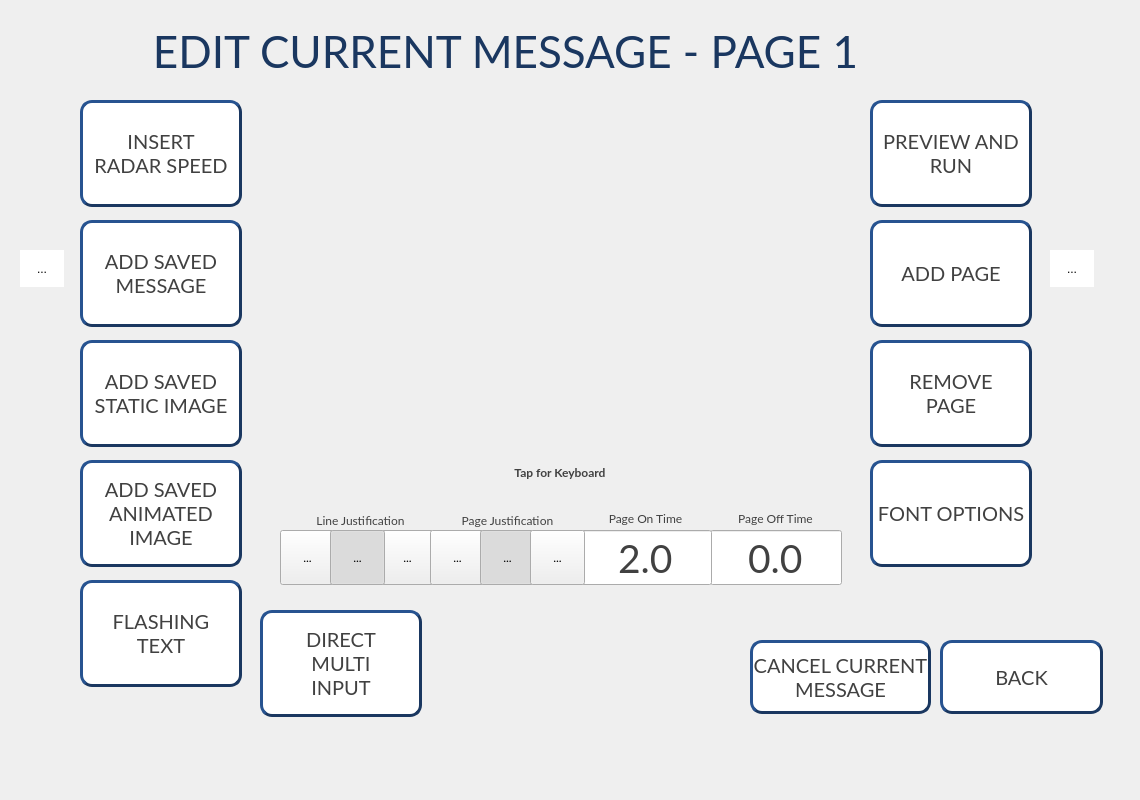
<?xml version="1.0" encoding="UTF-8"?>
<ui version="4.0">
 <class>HNS_Message_Edit_Screen</class>
 <widget class="QWidget" name="HNS_Message_Edit_Screen">
  <property name="geometry">
   <rect>
    <x>0</x>
    <y>0</y>
    <width>1140</width>
    <height>800</height>
   </rect>
  </property>
  <property name="windowTitle">
   <string>Form</string>
  </property>
  <widget class="QPushButton" name="PB_Edit_AddStaticImage">
   <property name="geometry">
    <rect>
     <x>80</x>
     <y>340</y>
     <width>162</width>
     <height>107</height>
    </rect>
   </property>
   <property name="font">
    <font>
     <family>Lato</family>
     <pointsize>15</pointsize>
    </font>
   </property>
   <property name="styleSheet">
    <string notr="true">background-color:#FFFFFF;color:#414141;border-style:outset;border-width:3px;border-color:#1A3760;border-radius:12px</string>
   </property>
   <property name="text">
    <string>ADD SAVED
STATIC IMAGE</string>
   </property>
  </widget>
  <widget class="QToolButton" name="PB_Edit_LeftJustify">
   <property name="geometry">
    <rect>
     <x>280</x>
     <y>530</y>
     <width>55</width>
     <height>55</height>
    </rect>
   </property>
   <property name="font">
    <font>
     <family>Lato</family>
    </font>
   </property>
   <property name="text">
    <string>...</string>
   </property>
   <property name="icon">
    <iconset>
     <normaloff>:/icons/Left Line Justify.png</normaloff>:/icons/Left Line Justify.png</iconset>
   </property>
   <property name="checkable">
    <bool>true</bool>
   </property>
  </widget>
  <widget class="QPushButton" name="PB_Edit_Direct_MULTI">
   <property name="geometry">
    <rect>
     <x>260</x>
     <y>610</y>
     <width>162</width>
     <height>107</height>
    </rect>
   </property>
   <property name="font">
    <font>
     <family>Lato</family>
     <pointsize>15</pointsize>
    </font>
   </property>
   <property name="styleSheet">
    <string notr="true">background-color:#FFFFFF;color:#414141;border-style:outset;border-width:3px;border-color:#1A3760;border-radius:12px</string>
   </property>
   <property name="text">
    <string>DIRECT
MULTI
INPUT</string>
   </property>
  </widget>
  <widget class="QLabel" name="label_12">
   <property name="geometry">
    <rect>
     <x>720</x>
     <y>510</y>
     <width>111</width>
     <height>16</height>
    </rect>
   </property>
   <property name="font">
    <font>
     <family>Lato</family>
    </font>
   </property>
   <property name="styleSheet">
    <string notr="true">color:#414141</string>
   </property>
   <property name="text">
    <string>Page Off Time</string>
   </property>
   <property name="alignment">
    <set>Qt::AlignCenter</set>
   </property>
  </widget>
  <widget class="QPushButton" name="PB_Edit_FlashText">
   <property name="geometry">
    <rect>
     <x>80</x>
     <y>580</y>
     <width>162</width>
     <height>107</height>
    </rect>
   </property>
   <property name="font">
    <font>
     <family>Lato</family>
     <pointsize>15</pointsize>
    </font>
   </property>
   <property name="styleSheet">
    <string notr="true">QPushButton{
	background-color:#FFFFFF;
	color:#414141;
	border-style:outset;
	border-width:3px;
	border-color:#1A3760;
	border-radius:12px
}

QPushButton:checked{
	background-color:#1A3760;
	color:#FFFFFF;
}</string>
   </property>
   <property name="text">
    <string>FLASHING
TEXT</string>
   </property>
   <property name="checkable">
    <bool>true</bool>
   </property>
  </widget>
  <widget class="HNS_Message_Preview" name="GV_Edit_Preview" native="true">
   <property name="geometry">
    <rect>
     <x>246</x>
     <y>101</y>
     <width>620</width>
     <height>350</height>
    </rect>
   </property>
   <property name="styleSheet">
    <string notr="true"/>
   </property>
  </widget>
  <widget class="QToolButton" name="PB_Edit_RightJustify">
   <property name="geometry">
    <rect>
     <x>380</x>
     <y>530</y>
     <width>55</width>
     <height>55</height>
    </rect>
   </property>
   <property name="font">
    <font>
     <family>Lato</family>
    </font>
   </property>
   <property name="text">
    <string>...</string>
   </property>
   <property name="icon">
    <iconset>
     <normaloff>:/icons/Right Line Justify.png</normaloff>:/icons/Right Line Justify.png</iconset>
   </property>
   <property name="checkable">
    <bool>true</bool>
   </property>
  </widget>
  <widget class="QLabel" name="label_10">
   <property name="geometry">
    <rect>
     <x>440</x>
     <y>510</y>
     <width>135</width>
     <height>20</height>
    </rect>
   </property>
   <property name="font">
    <font>
     <family>Lato</family>
    </font>
   </property>
   <property name="styleSheet">
    <string notr="true">color:#414141</string>
   </property>
   <property name="text">
    <string>Page Justification</string>
   </property>
   <property name="alignment">
    <set>Qt::AlignCenter</set>
   </property>
  </widget>
  <widget class="QToolButton" name="PB_Edit_CenterLineJustify">
   <property name="geometry">
    <rect>
     <x>330</x>
     <y>530</y>
     <width>55</width>
     <height>55</height>
    </rect>
   </property>
   <property name="font">
    <font>
     <family>Lato</family>
    </font>
   </property>
   <property name="text">
    <string>...</string>
   </property>
   <property name="icon">
    <iconset>
     <normaloff>:/icons/Center Line Justify.png</normaloff>:/icons/Center Line Justify.png</iconset>
   </property>
   <property name="checkable">
    <bool>true</bool>
   </property>
   <property name="checked">
    <bool>true</bool>
   </property>
  </widget>
  <widget class="QPushButton" name="PB_Edit_AddPage">
   <property name="geometry">
    <rect>
     <x>870</x>
     <y>220</y>
     <width>162</width>
     <height>107</height>
    </rect>
   </property>
   <property name="font">
    <font>
     <family>Lato</family>
     <pointsize>15</pointsize>
    </font>
   </property>
   <property name="styleSheet">
    <string notr="true">background-color:#FFFFFF;color:#414141;border-style:outset;border-width:3px;border-color:#1A3760;border-radius:12px</string>
   </property>
   <property name="text">
    <string>ADD PAGE</string>
   </property>
  </widget>
  <widget class="QPushButton" name="PB_Edit_AddMessage">
   <property name="geometry">
    <rect>
     <x>80</x>
     <y>220</y>
     <width>162</width>
     <height>107</height>
    </rect>
   </property>
   <property name="font">
    <font>
     <family>Lato</family>
     <pointsize>15</pointsize>
    </font>
   </property>
   <property name="styleSheet">
    <string notr="true">background-color:#FFFFFF;color:#414141;border-style:outset;border-width:3px;border-color:#1A3760;border-radius:12px</string>
   </property>
   <property name="text">
    <string>ADD SAVED
MESSAGE</string>
   </property>
  </widget>
  <widget class="QLineEdit" name="LE_Edit_PageOffTime">
   <property name="geometry">
    <rect>
     <x>710</x>
     <y>530</y>
     <width>132</width>
     <height>55</height>
    </rect>
   </property>
   <property name="font">
    <font>
     <family>Lato</family>
     <pointsize>29</pointsize>
    </font>
   </property>
   <property name="styleSheet">
    <string notr="true">color:#414141</string>
   </property>
   <property name="text">
    <string>0.0</string>
   </property>
   <property name="alignment">
    <set>Qt::AlignCenter</set>
   </property>
  </widget>
  <widget class="QLabel" name="LBL_Edit_Title">
   <property name="geometry">
    <rect>
     <x>130</x>
     <y>20</y>
     <width>751</width>
     <height>61</height>
    </rect>
   </property>
   <property name="font">
    <font>
     <family>Lato</family>
     <pointsize>33</pointsize>
    </font>
   </property>
   <property name="styleSheet">
    <string notr="true">color:#1A3760</string>
   </property>
   <property name="text">
    <string>EDIT CURRENT MESSAGE - PAGE 1</string>
   </property>
   <property name="alignment">
    <set>Qt::AlignCenter</set>
   </property>
  </widget>
  <widget class="QLineEdit" name="LE_Edit_PageOnTime">
   <property name="geometry">
    <rect>
     <x>580</x>
     <y>530</y>
     <width>132</width>
     <height>55</height>
    </rect>
   </property>
   <property name="font">
    <font>
     <family>Lato</family>
     <pointsize>29</pointsize>
    </font>
   </property>
   <property name="styleSheet">
    <string notr="true">color:#414141</string>
   </property>
   <property name="text">
    <string>2.0</string>
   </property>
   <property name="alignment">
    <set>Qt::AlignCenter</set>
   </property>
  </widget>
  <widget class="QPushButton" name="PB_Edit_FontOptions">
   <property name="geometry">
    <rect>
     <x>870</x>
     <y>460</y>
     <width>162</width>
     <height>107</height>
    </rect>
   </property>
   <property name="font">
    <font>
     <family>Lato</family>
     <pointsize>15</pointsize>
    </font>
   </property>
   <property name="styleSheet">
    <string notr="true">background-color:#FFFFFF;color:#414141;border-style:outset;border-width:3px;border-color:#1A3760;border-radius:12px</string>
   </property>
   <property name="text">
    <string>FONT OPTIONS</string>
   </property>
  </widget>
  <widget class="QToolButton" name="PB_Edit_Next">
   <property name="geometry">
    <rect>
     <x>1050</x>
     <y>250</y>
     <width>44</width>
     <height>37</height>
    </rect>
   </property>
   <property name="styleSheet">
    <string notr="true">QToolButton{
background-color:#FFFFFF;
border:none
}</string>
   </property>
   <property name="text">
    <string>...</string>
   </property>
   <property name="icon">
    <iconset>
     <normaloff>:/icons/Right Arrow.png</normaloff>:/icons/Right Arrow.png</iconset>
   </property>
   <property name="iconSize">
    <size>
     <width>42</width>
     <height>35</height>
    </size>
   </property>
  </widget>
  <widget class="QPushButton" name="PB_Edit_RemovePage">
   <property name="geometry">
    <rect>
     <x>870</x>
     <y>340</y>
     <width>162</width>
     <height>107</height>
    </rect>
   </property>
   <property name="font">
    <font>
     <family>Lato</family>
     <pointsize>15</pointsize>
    </font>
   </property>
   <property name="styleSheet">
    <string notr="true">background-color:#FFFFFF;color:#414141;border-style:outset;border-width:3px;border-color:#1A3760;border-radius:12px</string>
   </property>
   <property name="text">
    <string>REMOVE
PAGE</string>
   </property>
  </widget>
  <widget class="QPushButton" name="PB_Edit_Preview">
   <property name="geometry">
    <rect>
     <x>870</x>
     <y>100</y>
     <width>162</width>
     <height>107</height>
    </rect>
   </property>
   <property name="font">
    <font>
     <family>Lato</family>
     <pointsize>15</pointsize>
    </font>
   </property>
   <property name="styleSheet">
    <string notr="true">QPushButton{
	background-color:#FFFFFF;
	color:#414141;
	border-style:outset;
	border-width:3px;
	border-color:#1A3760;
	border-radius:12px
}

QPushButton:checked{
	background-color:#1A3760;
	color:#FFFFFF;
}</string>
   </property>
   <property name="text">
    <string>PREVIEW AND
RUN</string>
   </property>
   <property name="checkable">
    <bool>false</bool>
   </property>
   <property name="checked">
    <bool>false</bool>
   </property>
  </widget>
  <widget class="QToolButton" name="PB_Edit_Prev">
   <property name="geometry">
    <rect>
     <x>20</x>
     <y>250</y>
     <width>44</width>
     <height>37</height>
    </rect>
   </property>
   <property name="styleSheet">
    <string notr="true">QToolButton{
background-color:#FFFFFF;
border:none
}</string>
   </property>
   <property name="text">
    <string>...</string>
   </property>
   <property name="icon">
    <iconset>
     <normaloff>:/icons/Left Arrow.png</normaloff>:/icons/Left Arrow.png</iconset>
   </property>
   <property name="iconSize">
    <size>
     <width>42</width>
     <height>35</height>
    </size>
   </property>
  </widget>
  <widget class="QToolButton" name="PB_Edit_TopJustify">
   <property name="geometry">
    <rect>
     <x>430</x>
     <y>530</y>
     <width>55</width>
     <height>55</height>
    </rect>
   </property>
   <property name="font">
    <font>
     <family>Lato</family>
    </font>
   </property>
   <property name="text">
    <string>...</string>
   </property>
   <property name="icon">
    <iconset>
     <normaloff>:/icons/Top Page Justify.png</normaloff>:/icons/Top Page Justify.png</iconset>
   </property>
   <property name="checkable">
    <bool>true</bool>
   </property>
  </widget>
  <widget class="QPushButton" name="PB_Edit_Cancel">
   <property name="geometry">
    <rect>
     <x>750</x>
     <y>640</y>
     <width>181</width>
     <height>74</height>
    </rect>
   </property>
   <property name="font">
    <font>
     <family>Lato</family>
     <pointsize>15</pointsize>
    </font>
   </property>
   <property name="styleSheet">
    <string notr="true">background-color:#FFFFFF;color:#414141;border-style:outset;border-width:3px;border-color:#1A3760;border-radius:12px</string>
   </property>
   <property name="text">
    <string>CANCEL CURRENT
MESSAGE</string>
   </property>
  </widget>
  <widget class="QToolButton" name="PB_Edit_CenterPageJustify">
   <property name="geometry">
    <rect>
     <x>480</x>
     <y>530</y>
     <width>55</width>
     <height>55</height>
    </rect>
   </property>
   <property name="font">
    <font>
     <family>Lato</family>
    </font>
   </property>
   <property name="text">
    <string>...</string>
   </property>
   <property name="icon">
    <iconset>
     <normaloff>:/icons/Center Page Justify.png</normaloff>:/icons/Center Page Justify.png</iconset>
   </property>
   <property name="checkable">
    <bool>true</bool>
   </property>
   <property name="checked">
    <bool>true</bool>
   </property>
  </widget>
  <widget class="QLabel" name="LBL_Edit_tostmsg">
   <property name="geometry">
    <rect>
     <x>440</x>
     <y>460</y>
     <width>240</width>
     <height>25</height>
    </rect>
   </property>
   <property name="font">
    <font>
     <family>Lato</family>
     <weight>75</weight>
     <bold>true</bold>
    </font>
   </property>
   <property name="styleSheet">
    <string notr="true">color:#414141</string>
   </property>
   <property name="text">
    <string>Tap for Keyboard</string>
   </property>
   <property name="alignment">
    <set>Qt::AlignCenter</set>
   </property>
  </widget>
  <widget class="QPushButton" name="PB_Edit_AddAnimatedImage">
   <property name="geometry">
    <rect>
     <x>80</x>
     <y>460</y>
     <width>162</width>
     <height>107</height>
    </rect>
   </property>
   <property name="font">
    <font>
     <family>Lato</family>
     <pointsize>15</pointsize>
    </font>
   </property>
   <property name="styleSheet">
    <string notr="true">background-color:#FFFFFF;color:#414141;border-style:outset;border-width:3px;border-color:#1A3760;border-radius:12px</string>
   </property>
   <property name="text">
    <string>ADD SAVED
ANIMATED
IMAGE</string>
   </property>
  </widget>
  <widget class="QPushButton" name="PB_Edit_InsertRadarSpeed">
   <property name="geometry">
    <rect>
     <x>80</x>
     <y>100</y>
     <width>162</width>
     <height>107</height>
    </rect>
   </property>
   <property name="font">
    <font>
     <family>Lato</family>
     <pointsize>15</pointsize>
    </font>
   </property>
   <property name="styleSheet">
    <string notr="true">background-color:#FFFFFF;color:#414141;border-style:outset;border-width:3px;border-color:#1A3760;border-radius:12px</string>
   </property>
   <property name="text">
    <string>INSERT
RADAR SPEED</string>
   </property>
  </widget>
  <widget class="QPushButton" name="PB_Edit_Back">
   <property name="geometry">
    <rect>
     <x>940</x>
     <y>640</y>
     <width>163</width>
     <height>74</height>
    </rect>
   </property>
   <property name="font">
    <font>
     <family>Lato</family>
     <pointsize>15</pointsize>
    </font>
   </property>
   <property name="styleSheet">
    <string notr="true">background-color:#FFFFFF;color:#414141;border-style:outset;border-width:3px;border-color:#1A3760;border-radius:12px</string>
   </property>
   <property name="text">
    <string>BACK</string>
   </property>
  </widget>
  <widget class="QToolButton" name="PB_Edit_BottomJustify">
   <property name="geometry">
    <rect>
     <x>530</x>
     <y>530</y>
     <width>55</width>
     <height>55</height>
    </rect>
   </property>
   <property name="font">
    <font>
     <family>Lato</family>
    </font>
   </property>
   <property name="text">
    <string>...</string>
   </property>
   <property name="icon">
    <iconset>
     <normaloff>:/icons/Bottom Page Justify.png</normaloff>:/icons/Bottom Page Justify.png</iconset>
   </property>
   <property name="checkable">
    <bool>true</bool>
   </property>
  </widget>
  <widget class="QLabel" name="label_11">
   <property name="geometry">
    <rect>
     <x>590</x>
     <y>510</y>
     <width>111</width>
     <height>16</height>
    </rect>
   </property>
   <property name="font">
    <font>
     <family>Lato</family>
    </font>
   </property>
   <property name="styleSheet">
    <string notr="true">color:#414141</string>
   </property>
   <property name="text">
    <string>Page On Time</string>
   </property>
   <property name="alignment">
    <set>Qt::AlignCenter</set>
   </property>
  </widget>
  <widget class="QLabel" name="label_9">
   <property name="geometry">
    <rect>
     <x>300</x>
     <y>510</y>
     <width>121</width>
     <height>20</height>
    </rect>
   </property>
   <property name="font">
    <font>
     <family>Lato</family>
    </font>
   </property>
   <property name="styleSheet">
    <string notr="true">color:#414141</string>
   </property>
   <property name="text">
    <string>Line Justification</string>
   </property>
   <property name="alignment">
    <set>Qt::AlignCenter</set>
   </property>
  </widget>
  <widget class="HNS_Radar_Info_Widget" name="PGE_Radar_Info" native="true">
   <property name="geometry">
    <rect>
     <x>440</x>
     <y>610</y>
     <width>280</width>
     <height>157</height>
    </rect>
   </property>
  </widget>
 </widget>
 <customwidgets>
  <customwidget>
   <class>HNS_Radar_Info_Widget</class>
   <extends>QWidget</extends>
   <header>hns_radar_info_widget.h</header>
   <container>1</container>
  </customwidget>
  <customwidget>
   <class>HNS_Message_Preview</class>
   <extends>QWidget</extends>
   <header>hns_message_preview.h</header>
   <container>1</container>
  </customwidget>
 </customwidgets>
 <resources/>
 <connections/>
</ui>
